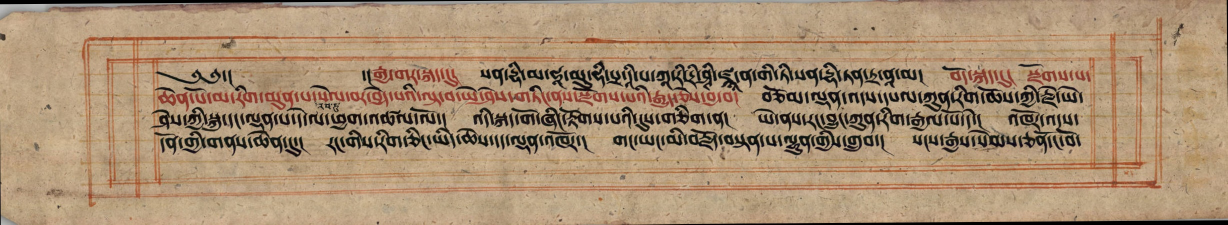
#> input picture tests/crop_image/data/image/I1KG812750004.jpg, 2455 x 449 px (shown at 1/2 size)
$ python -i utils.py   (imports and definitions only)
#> lines starting #> are read from the running program, lines starting #| are printed output that depends on the picture; after the words box and inside, x2 and y2 are one past the last pixel; in counts of white or black regions, pixels touching at a corner belong together
import math
import os
import xml.etree.ElementTree as etree
from datetime import datetime
from xml.dom import minidom

import cv2
import numpy as np
from scipy.signal import find_peaks


def get_file_name(x) -> str:
    return os.path.basename(x).split(".")[0]


def read_label(gt_file: str) -> str:
    f = open(gt_file, encoding="utf-8")
    return f.readline()


def create_dir(dir_name: str) -> None:
    if not os.path.exists(dir_name):
        os.makedirs(dir_name)


# [232 lines left out: functions batch_data, resize_image, pad_image, resize_to_height, resize_to_width, pad_image2 and 4 more, not called in this run]


def binarize_line(img: np.array, adaptive: bool = True) -> np.array:
#> called with adaptive = True
    line_img = cv2.cvtColor(img, cv2.COLOR_RGB2GRAY)
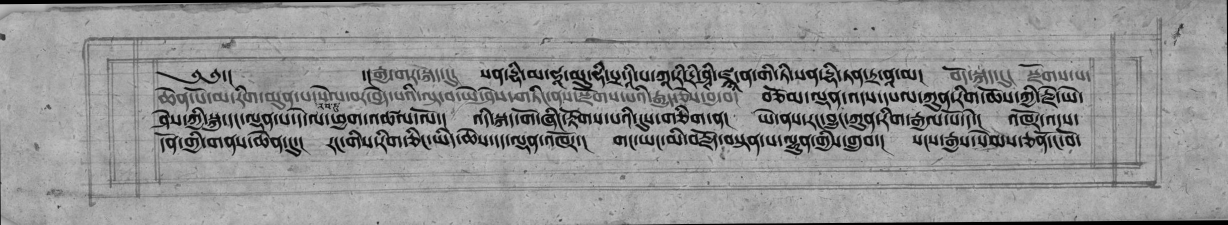
#> line_img: shape (449, 2455) (shown at 1/2 size); min 0, max 199, mean 147.8

    if adaptive:
        bw = cv2.adaptiveThreshold(
            line_img, 255, cv2.ADAPTIVE_THRESH_GAUSSIAN_C, cv2.THRESH_BINARY, 11, 13
        )
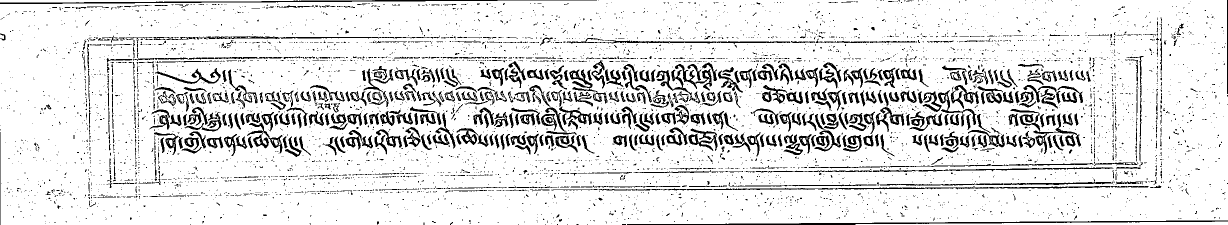
#> bw: shape (449, 2455) (shown at 1/2 size); 87.9% white; 5222 black regions (4600 under 20 px), largest, box (x1, y1, x2, y2) and area: (1254, 441, 2455, 449) 2815, (0, 0, 1194, 8) 2754, (1197, 372, 2297, 381) 2579

    else:
        _, bw = cv2.threshold(line_img, 120, 255, cv2.THRESH_BINARY)

    bw = cv2.cvtColor(bw, cv2.COLOR_GRAY2RGB)
    return bw


# [238 lines left out: functions get_line_images, get_lines, sort_lines, get_line_images, generate_line_images, not called in this run]


def optimize_countour(cnt, e=0.001):
    epsilon = e * cv2.arcLength(cnt, True)
    return cv2.approxPolyDP(cnt, epsilon, True)


# [113 lines left out: functions prepare_ocr_image, get_utc_time, get_text_points, get_text_line_block, build_xml_document, not called in this run]

>>> import cv2
>>> picture = cv2.cvtColor(cv2.imread('../../../tests/crop_image/data/image/I1KG812750004.jpg'), cv2.COLOR_BGR2RGB)
>>> result = binarize_line(picture)
